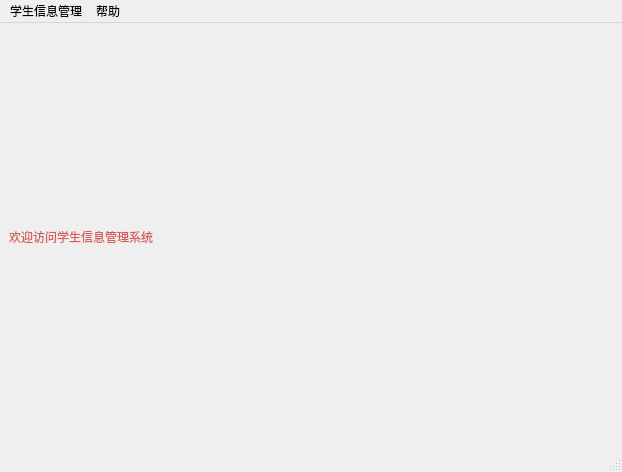
<?xml version="1.0" encoding="UTF-8"?>
<ui version="4.0">
 <class>MainWindow</class>
 <widget class="QMainWindow" name="MainWindow">
  <property name="geometry">
   <rect>
    <x>0</x>
    <y>0</y>
    <width>622</width>
    <height>472</height>
   </rect>
  </property>
  <property name="windowTitle">
   <string>学生信息管理系统</string>
  </property>
  <widget class="QWidget" name="centralwidget">
   <layout class="QHBoxLayout" name="horizontalLayout">
    <item>
     <widget class="QLabel" name="label">
      <property name="styleSheet">
       <string notr="true">font: 30pt &quot;Ubuntu&quot;;
color: rgb(216, 91, 91);</string>
      </property>
      <property name="text">
       <string>欢迎访问学生信息管理系统</string>
      </property>
     </widget>
    </item>
   </layout>
  </widget>
  <widget class="QMenuBar" name="menubar">
   <property name="geometry">
    <rect>
     <x>0</x>
     <y>0</y>
     <width>622</width>
     <height>32</height>
    </rect>
   </property>
   <widget class="QMenu" name="menu">
    <property name="title">
     <string>学生信息管理</string>
    </property>
    <addaction name="action"/>
    <addaction name="action_3"/>
   </widget>
   <widget class="QMenu" name="menu_2">
    <property name="title">
     <string>帮助</string>
    </property>
   </widget>
   <addaction name="menu"/>
   <addaction name="menu_2"/>
  </widget>
  <widget class="QStatusBar" name="statusbar"/>
  <action name="action">
   <property name="text">
    <string>添加学生</string>
   </property>
  </action>
  <action name="action_3">
   <property name="text">
    <string>查询学生</string>
   </property>
  </action>
 </widget>
 <resources/>
 <connections/>
</ui>
